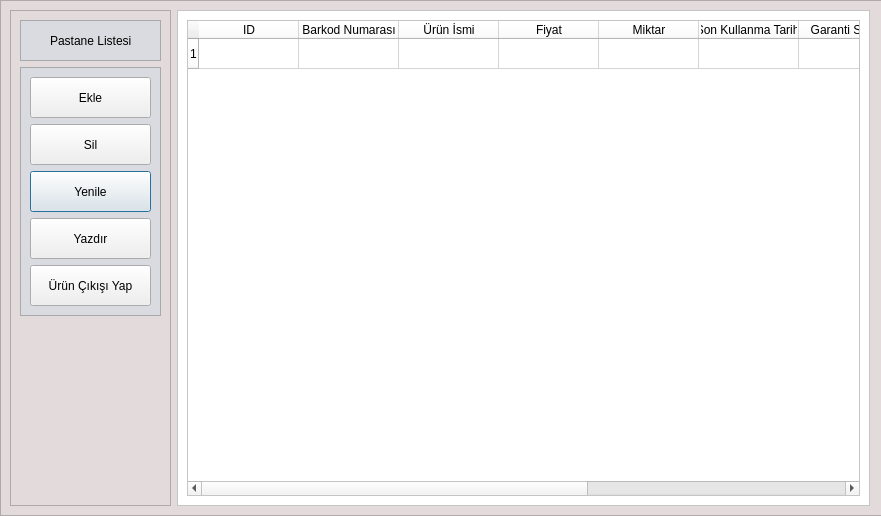
<?xml version="1.0" encoding="UTF-8"?>
<ui version="4.0">
 <class>pastane</class>
 <widget class="QDialog" name="pastane">
  <property name="geometry">
   <rect>
    <x>0</x>
    <y>0</y>
    <width>881</width>
    <height>516</height>
   </rect>
  </property>
  <property name="windowTitle">
   <string>Dialog</string>
  </property>
  <widget class="QFrame" name="mainFrame">
   <property name="geometry">
    <rect>
     <x>0</x>
     <y>0</y>
     <width>882</width>
     <height>516</height>
    </rect>
   </property>
   <property name="sizePolicy">
    <sizepolicy hsizetype="Minimum" vsizetype="Minimum">
     <horstretch>0</horstretch>
     <verstretch>0</verstretch>
    </sizepolicy>
   </property>
   <property name="minimumSize">
    <size>
     <width>882</width>
     <height>303</height>
    </size>
   </property>
   <property name="maximumSize">
    <size>
     <width>882</width>
     <height>16777215</height>
    </size>
   </property>
   <property name="styleSheet">
    <string notr="true">QFrame {
	background-color: rgb(227, 219, 219);
}</string>
   </property>
   <property name="frameShape">
    <enum>QFrame::StyledPanel</enum>
   </property>
   <property name="frameShadow">
    <enum>QFrame::Raised</enum>
   </property>
   <layout class="QHBoxLayout" name="horizontalLayout_2">
    <item>
     <widget class="QFrame" name="frame_4">
      <property name="sizePolicy">
       <sizepolicy hsizetype="Fixed" vsizetype="Preferred">
        <horstretch>0</horstretch>
        <verstretch>0</verstretch>
       </sizepolicy>
      </property>
      <property name="minimumSize">
       <size>
        <width>161</width>
        <height>281</height>
       </size>
      </property>
      <property name="frameShape">
       <enum>QFrame::StyledPanel</enum>
      </property>
      <property name="frameShadow">
       <enum>QFrame::Raised</enum>
      </property>
      <layout class="QVBoxLayout" name="verticalLayout_3">
       <item>
        <widget class="QFrame" name="frame_5">
         <property name="sizePolicy">
          <sizepolicy hsizetype="Fixed" vsizetype="Fixed">
           <horstretch>0</horstretch>
           <verstretch>0</verstretch>
          </sizepolicy>
         </property>
         <property name="minimumSize">
          <size>
           <width>141</width>
           <height>41</height>
          </size>
         </property>
         <property name="styleSheet">
          <string notr="true">QFrame {
	background-color: rgb(217, 219, 224);
}</string>
         </property>
         <property name="frameShape">
          <enum>QFrame::StyledPanel</enum>
         </property>
         <property name="frameShadow">
          <enum>QFrame::Raised</enum>
         </property>
         <widget class="QLabel" name="label_2">
          <property name="geometry">
           <rect>
            <x>30</x>
            <y>10</y>
            <width>91</width>
            <height>21</height>
           </rect>
          </property>
          <property name="sizePolicy">
           <sizepolicy hsizetype="Fixed" vsizetype="Fixed">
            <horstretch>0</horstretch>
            <verstretch>0</verstretch>
           </sizepolicy>
          </property>
          <property name="minimumSize">
           <size>
            <width>81</width>
            <height>21</height>
           </size>
          </property>
          <property name="styleSheet">
           <string notr="true"/>
          </property>
          <property name="text">
           <string>Pastane Listesi</string>
          </property>
         </widget>
        </widget>
       </item>
       <item>
        <widget class="QFrame" name="frame_6">
         <property name="sizePolicy">
          <sizepolicy hsizetype="Fixed" vsizetype="Fixed">
           <horstretch>0</horstretch>
           <verstretch>0</verstretch>
          </sizepolicy>
         </property>
         <property name="minimumSize">
          <size>
           <width>141</width>
           <height>211</height>
          </size>
         </property>
         <property name="styleSheet">
          <string notr="true">QFrame {
	background-color: rgb(217, 219, 224);
}</string>
         </property>
         <property name="frameShape">
          <enum>QFrame::StyledPanel</enum>
         </property>
         <property name="frameShadow">
          <enum>QFrame::Raised</enum>
         </property>
         <layout class="QGridLayout" name="gridLayout_2">
          <item row="2" column="0">
           <widget class="QPushButton" name="pushButton_7">
            <property name="sizePolicy">
             <sizepolicy hsizetype="Fixed" vsizetype="Fixed">
              <horstretch>0</horstretch>
              <verstretch>0</verstretch>
             </sizepolicy>
            </property>
            <property name="minimumSize">
             <size>
              <width>121</width>
              <height>41</height>
             </size>
            </property>
            <property name="text">
             <string>Yenile</string>
            </property>
           </widget>
          </item>
          <item row="3" column="0">
           <widget class="QPushButton" name="pushButton_5">
            <property name="sizePolicy">
             <sizepolicy hsizetype="Fixed" vsizetype="Fixed">
              <horstretch>0</horstretch>
              <verstretch>0</verstretch>
             </sizepolicy>
            </property>
            <property name="minimumSize">
             <size>
              <width>121</width>
              <height>41</height>
             </size>
            </property>
            <property name="text">
             <string>Yazdır</string>
            </property>
           </widget>
          </item>
          <item row="1" column="0">
           <widget class="QPushButton" name="pushButton_6">
            <property name="sizePolicy">
             <sizepolicy hsizetype="Fixed" vsizetype="Fixed">
              <horstretch>0</horstretch>
              <verstretch>0</verstretch>
             </sizepolicy>
            </property>
            <property name="minimumSize">
             <size>
              <width>121</width>
              <height>41</height>
             </size>
            </property>
            <property name="text">
             <string>Sil</string>
            </property>
           </widget>
          </item>
          <item row="0" column="0">
           <widget class="QPushButton" name="pushButton_8">
            <property name="sizePolicy">
             <sizepolicy hsizetype="Fixed" vsizetype="Fixed">
              <horstretch>0</horstretch>
              <verstretch>0</verstretch>
             </sizepolicy>
            </property>
            <property name="minimumSize">
             <size>
              <width>121</width>
              <height>41</height>
             </size>
            </property>
            <property name="text">
             <string>Ekle</string>
            </property>
           </widget>
          </item>
          <item row="4" column="0">
           <widget class="QPushButton" name="pushButton_10">
            <property name="sizePolicy">
             <sizepolicy hsizetype="Fixed" vsizetype="Fixed">
              <horstretch>0</horstretch>
              <verstretch>0</verstretch>
             </sizepolicy>
            </property>
            <property name="minimumSize">
             <size>
              <width>121</width>
              <height>41</height>
             </size>
            </property>
            <property name="text">
             <string>Ürün Çıkışı Yap</string>
            </property>
           </widget>
          </item>
         </layout>
        </widget>
       </item>
       <item>
        <spacer name="verticalSpacer_2">
         <property name="orientation">
          <enum>Qt::Vertical</enum>
         </property>
         <property name="sizeHint" stdset="0">
          <size>
           <width>20</width>
           <height>40</height>
          </size>
         </property>
        </spacer>
       </item>
      </layout>
     </widget>
    </item>
    <item>
     <layout class="QVBoxLayout" name="verticalLayout_4">
      <property name="sizeConstraint">
       <enum>QLayout::SetFixedSize</enum>
      </property>
      <item>
       <widget class="QFrame" name="frame_7">
        <property name="sizePolicy">
         <sizepolicy hsizetype="Preferred" vsizetype="Preferred">
          <horstretch>0</horstretch>
          <verstretch>0</verstretch>
         </sizepolicy>
        </property>
        <property name="minimumSize">
         <size>
          <width>693</width>
          <height>251</height>
         </size>
        </property>
        <property name="maximumSize">
         <size>
          <width>693</width>
          <height>16777215</height>
         </size>
        </property>
        <property name="styleSheet">
         <string notr="true">QFrame {
	background-color: rgb(255, 255, 255);
}</string>
        </property>
        <property name="frameShape">
         <enum>QFrame::StyledPanel</enum>
        </property>
        <property name="frameShadow">
         <enum>QFrame::Raised</enum>
        </property>
        <layout class="QGridLayout" name="gridLayout_4">
         <item row="0" column="0">
          <widget class="QTableWidget" name="table">
           <property name="sizePolicy">
            <sizepolicy hsizetype="Preferred" vsizetype="Preferred">
             <horstretch>0</horstretch>
             <verstretch>0</verstretch>
            </sizepolicy>
           </property>
           <property name="minimumSize">
            <size>
             <width>673</width>
             <height>231</height>
            </size>
           </property>
           <property name="maximumSize">
            <size>
             <width>673</width>
             <height>16777215</height>
            </size>
           </property>
           <property name="dragDropMode">
            <enum>QAbstractItemView::NoDragDrop</enum>
           </property>
           <property name="defaultDropAction">
            <enum>Qt::IgnoreAction</enum>
           </property>
           <property name="alternatingRowColors">
            <bool>true</bool>
           </property>
           <property name="selectionMode">
            <enum>QAbstractItemView::SingleSelection</enum>
           </property>
           <property name="selectionBehavior">
            <enum>QAbstractItemView::SelectItems</enum>
           </property>
           <property name="columnCount">
            <number>10</number>
           </property>
           <row>
            <property name="text">
             <string>1</string>
            </property>
           </row>
           <column>
            <property name="text">
             <string>ID</string>
            </property>
           </column>
           <column>
            <property name="text">
             <string>Barkod Numarası</string>
            </property>
           </column>
           <column>
            <property name="text">
             <string>Ürün İsmi</string>
            </property>
           </column>
           <column>
            <property name="text">
             <string>Fiyat</string>
            </property>
           </column>
           <column>
            <property name="text">
             <string>Miktar</string>
            </property>
           </column>
           <column>
            <property name="text">
             <string>Son Kullanma Tarihi</string>
            </property>
           </column>
           <column>
            <property name="text">
             <string>Garanti Süresi</string>
            </property>
           </column>
           <column>
            <property name="text">
             <string>İşlem Tarihi</string>
            </property>
           </column>
           <column>
            <property name="text">
             <string>İşlem Saati</string>
            </property>
           </column>
           <column>
            <property name="text">
             <string/>
            </property>
           </column>
          </widget>
         </item>
        </layout>
       </widget>
      </item>
     </layout>
    </item>
   </layout>
  </widget>
 </widget>
 <resources/>
 <connections/>
</ui>
